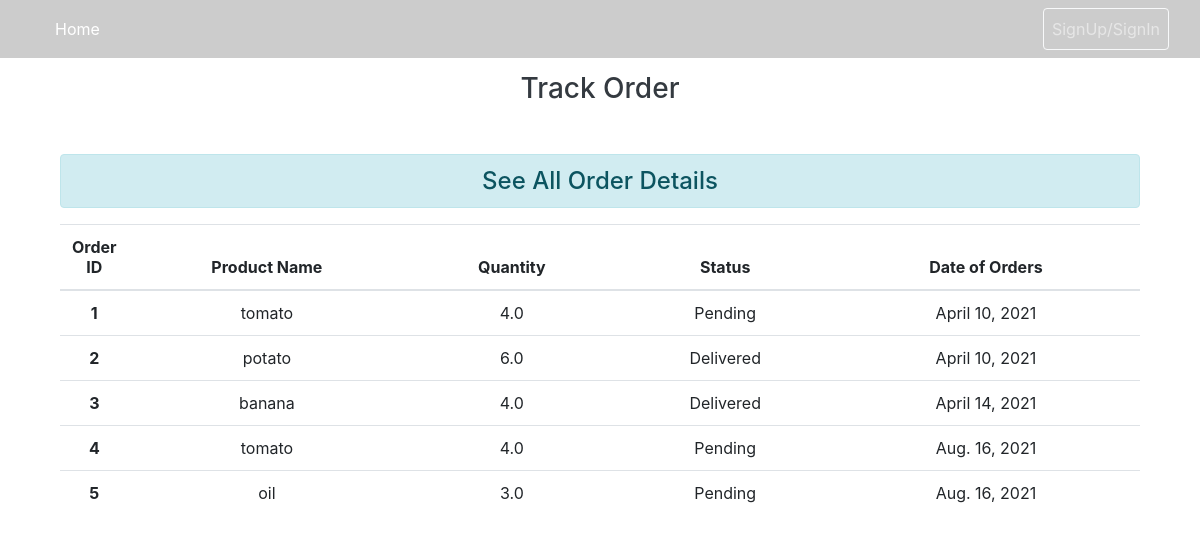
The page /orderlist/ on the database its author committed.
### main/models.py (models this page shows, shortened)
class CustomerOrder(models.Model):
    STATUS_CHOICE = (
        ('Delivered', 'Delivered'),
        ('Pending', 'Pending'),
    )
    customer = models.ForeignKey(User, on_delete=models.CASCADE, null=True)
    product = models.ForeignKey(Product, on_delete=models.CASCADE)
    quantity = models.FloatField()
    status = models.CharField(max_length=10, choices=STATUS_CHOICE)
    created_date = models.DateField(auto_now_add=True)

class Product(models.Model):
    name = models.CharField(max_length=120)
    farmer = models.ForeignKey(User, on_delete=models.CASCADE)
    quantity = models.FloatField()
    price = models.FloatField()
    created_date = models.DateField(auto_now_add=True)

### main/views.py (the view)
# urls.py: path('orderlist/',main_views.order_list,name='orderlist'),
def order_list(request):
        product = Product.objects.all()
        orderlist = CustomerOrder.objects.all()
        context = {
                'orderlist': orderlist,
                'product': product
        }
        return render (request, 'main/orderlist.html', context)

### main/templates/main/orderlist.html (shortened to what this page needs)
{{orderlists.status}} {% load static %}
<link rel="stylesheet" href="https://stackpath.bootstrapcdn.com/bootstrap/4.5.2/css/bootstrap.min.css"> {% include 'main/partials/navbar.html' %}
<div class="container">
    <div class="col-md-12">
        <h3 class="text-dark my-5 text-center">Track Order</h3>
        <h4 class="text-center alert alert-info my-3">See All Order Details</h4>
        {% if orderlist %}
        <table class="table">
            <thead>
                <tr class="text-center">
                    <th scope="col" style="width: 5%;">Order ID</th>
                    <th scope="col" style="width: 26%;">Product Name</th>
                    <th scope="col" style="width: 20%;">Quantity</th>
                    <th scope="col" style="width: 20%;">Status</th>
                    <th scope="col" style="width: 30%;">Date of Orders</th>
                </tr>
            </thead>
            <tbody>
                {% for orderlists in orderlist %}
                <tr class="text-center">
                    <th scope="row">{{orderlists.id}} </th>
                    <td scope="row">{{orderlists.product.name}}</td>
                    <td scope="row">{{orderlists.quantity}}</td>
                    <td scope="row">{{orderlists.status}}</td>
                    <td scope="row">{{orderlists.created_date}}</td>
                </tr>
                {% endfor %}
            </tbody>
        </table>
        {% endif %}
    </div>
</div>

### rows shown on the page
CustomerOrder: id "1", product.name "tomato", quantity "4.0", status "Pending", created_date "April 10, 2021"
CustomerOrder: id "2", product.name "potato", quantity "6.0", status "Delivered", created_date "April 10, 2021"
CustomerOrder: id "3", product.name "banana", quantity "4.0", status "Delivered", created_date "April 14, 2021"
CustomerOrder: id "4", product.name "tomato", quantity "4.0", status "Pending", created_date "Aug. 16, 2021"
CustomerOrder: id "5", product.name "oil", quantity "3.0", status "Pending", created_date "Aug. 16, 2021"
